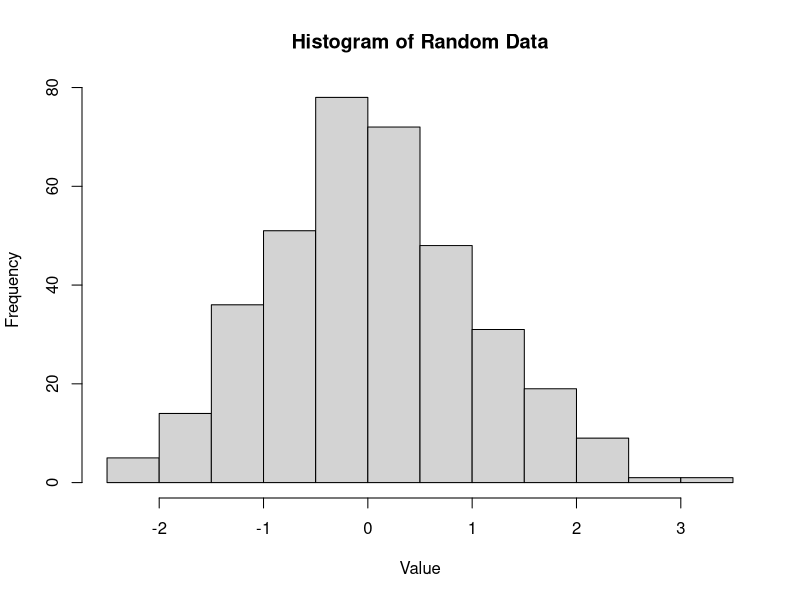
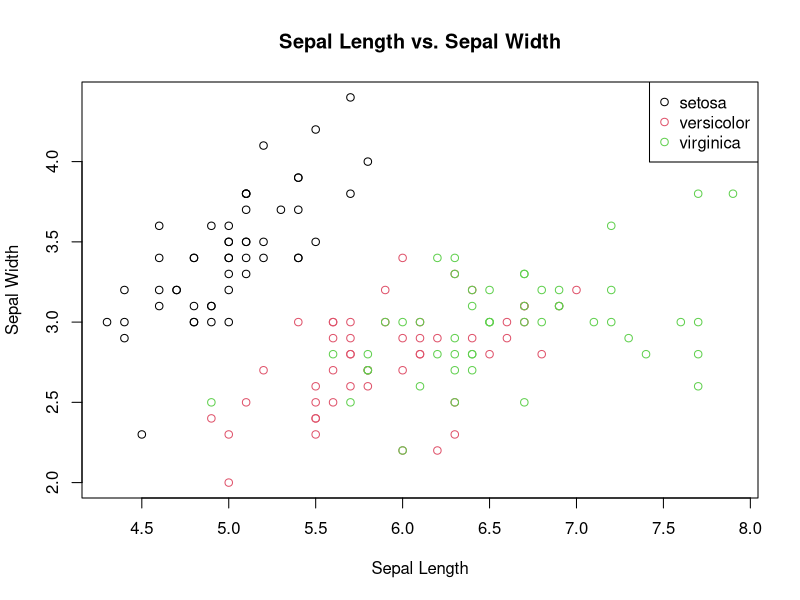
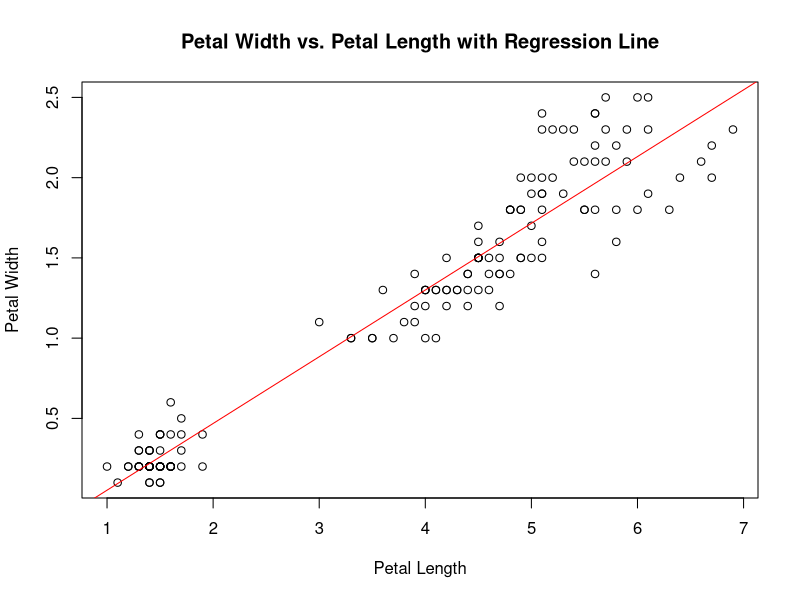

The R script that drew these images, in order:
## ---- chunk 1
# Generate some random data
set.seed(123)
x <- rnorm(365)

# Summary statistics
summary(x)

## ---- chunk 2
hist(x, main = "Histogram of Random Data", xlab = "Value")
## ---- chunk 3
# Load a sample dataset
data(iris)

# View the first few rows of the dataset
head(iris)
## ---- chunk 4
# Scatter plot of iris dataset
plot(iris$Sepal.Length, iris$Sepal.Width, 
     main = "Sepal Length vs. Sepal Width",
     xlab = "Sepal Length", ylab = "Sepal Width", 
     col = iris$Species)
legend("topright", legend = levels(iris$Species), col = 1:3, pch = 1)
## ---- chunk 5
# Fit a linear regression model
lm_model <- lm(Petal.Width ~ Petal.Length, data = iris)

# Summary of the model
summary(lm_model)

# Plot the regression line
plot(iris$Petal.Length, iris$Petal.Width, 
     main = "Petal Width vs. Petal Length with Regression Line",
     xlab = "Petal Length", ylab = "Petal Width")
abline(lm_model, col = "red")
